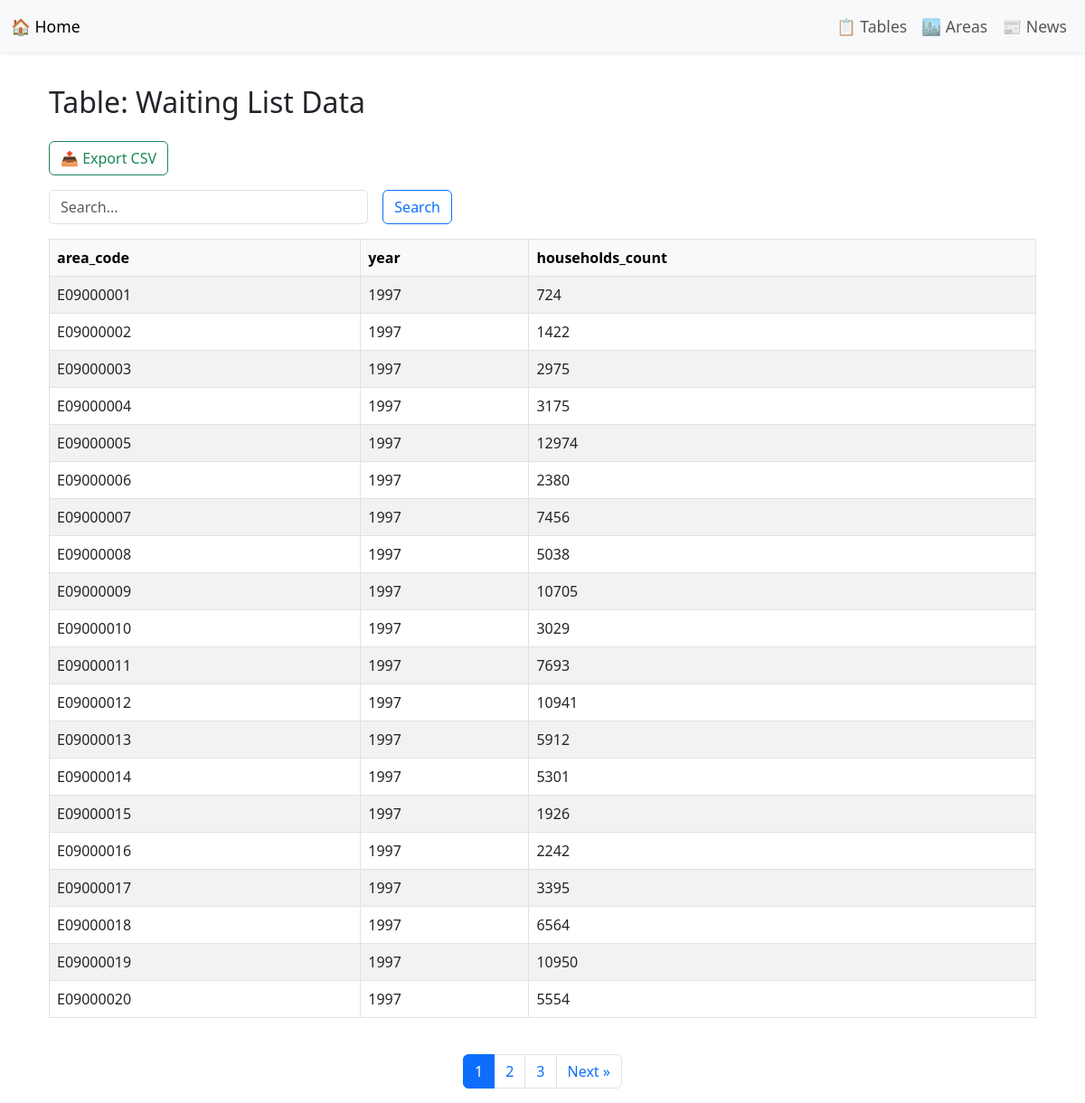
/data/Waiting_List_Data, run on the app's committed database.
### tables this page shows
CREATE TABLE "Waiting_List_Data" (
"area_code" TEXT,
  "year" INTEGER,
  "households_count" INTEGER
);

### coursework2_flask/flask_app/routes.py (the view)
@main.route("/data/<table_name>")
def show_table(table_name):
    page = int(request.args.get("page", 1))
    per_page = 20
    offset = (page - 1) * per_page
    search = request.args.get("search", "").strip()
    conn = get_connection()
    cursor = conn.cursor()
    try:
        if search:
            cursor.execute(f"PRAGMA table_info({table_name})")
            columns = [row["name"] for row in cursor.fetchall()]
            conditions = " OR ".join([f"{col} LIKE ?" for col in columns])
            query = f"SELECT * FROM {table_name} WHERE {conditions} LIMIT ? OFFSET ?"
            args = [f"%{search}%"] * len(columns) + [per_page, offset]
            count_query = f"SELECT COUNT(*) FROM {table_name} WHERE {conditions}"
            count_args = [f"%{search}%"] * len(columns)
        else:
            query = f"SELECT * FROM {table_name} LIMIT ? OFFSET ?"
            args = [per_page, offset]
            count_query = f"SELECT COUNT(*) FROM {table_name}"
            count_args = []
        cursor.execute(count_query, count_args)
        total_rows = cursor.fetchone()[0]
        total_pages = math.ceil(total_rows / per_page)
        cursor.execute(query, args)
        rows = cursor.fetchall()
        columns = [desc[0] for desc in cursor.description]
    except sqlite3.Error as e:
        flash(f"❌ Error loading table: {e}")
        return redirect(url_for("main.list_tables"))
    finally:
        conn.close()
    return render_template("data.html", table_name=table_name, rows=rows, columns=columns,
                           page=page, total_pages=total_pages, search=search)

### coursework2_flask/flask_app/routes.py (called while the page is built)
def get_connection():
    db_path = current_app.config["DB_PATH"]
    conn = sqlite3.connect(db_path)
    conn.row_factory = sqlite3.Row
    return conn

### coursework2_flask/flask_app/templates/data.html (shortened to what this page needs)
{% extends "base.html" %}
{% block content %}
<div class="container mt-4">
    <h2 class="mb-4">
         Table: {{ table_name.replace("_", " ") }}
    </h2>
    <div class="mb-3">
        <a href="{{ url_for('main.export_csv', table_name=table_name) }}" class="btn btn-outline-success">
            📤 Export CSV
        </a>
    </div>
    <form method="get" action="{{ url_for('main.show_table', table_name=table_name) }}" class="row g-3 mb-3">
        <div class="col-md-4">
            <input type="text" class="form-control" name="search" placeholder="Search..." value="{{ request.args.get('search', '') }}">
        </div>
        <div class="col-md-auto">
            <button type="submit" class="btn btn-outline-primary">Search</button>
        </div>
    </form>
    {% if rows %}
    <div class="table-responsive">
        <table class="table table-bordered table-striped table-hover">
            <thead class="table-light">
                <tr>
                    {% for col in columns %}
                    <th>{{ col }}</th>
                    {% endfor %}
                </tr>
            </thead>
            <tbody>
                {% for row in rows %}
                <tr>
                    {% for col in columns %}
                    <td>{{ row[col] }}</td>
                    {% endfor %}
                </tr>
                {% endfor %}
            </tbody>
        </table>
    </div>
    <nav class="mt-4">
        <ul class="pagination justify-content-center">
            {% for p in range(page-2, page+3) %}
            {% if 1 <= p <= total_pages %}
            <li class="page-item {% if p == page %}active{% endif %}">
                <a class="page-link" href="{{ url_for('main.show_table', table_name=table_name, page=p, search=request.args.get('search')) }}">{{ p }}</a>
            </li>
            {% endif %}
            {% endfor %}
            {% if page < total_pages %}
            <li class="page-item">
                <a class="page-link" href="{{ url_for('main.show_table', table_name=table_name, page=page+1, search=request.args.get('search')) }}">Next &raquo;</a>
            </li>
            {% endif %}
        </ul>
    </nav>
    {% else %}
    <div class="alert alert-warning">No data found for this table.</div>
    {% endif %}
</div>
{% endblock %}

### coursework2_flask/flask_app/templates/base.html (style rules this page uses)
body { padding-top: 70px; }

### data on the page
Waiting_List_Data: area_code "E09000001" "1997" "724"
Waiting_List_Data: area_code "E09000002" "1997" "1422"
Waiting_List_Data: area_code "E09000003" "1997" "2975"
Waiting_List_Data: area_code "E09000004" "1997" "3175"
Waiting_List_Data: area_code "E09000005" "1997" "12974"
Waiting_List_Data: area_code "E09000006" "1997" "2380"
Waiting_List_Data: area_code "E09000007" "1997" "7456"
Waiting_List_Data: area_code "E09000008" "1997" "5038"
Waiting_List_Data: area_code "E09000009" "1997" "10705"
Waiting_List_Data: area_code "E09000010" "1997" "3029"
Waiting_List_Data: area_code "E09000011" "1997" "7693"
Waiting_List_Data: area_code "E09000012" "1997" "10941"
Waiting_List_Data: area_code "E09000013" "1997" "5912"
Waiting_List_Data: area_code "E09000014" "1997" "5301"
Waiting_List_Data: area_code "E09000015" "1997" "1926"
Waiting_List_Data: area_code "E09000016" "1997" "2242"
Waiting_List_Data: area_code "E09000017" "1997" "3395"
Waiting_List_Data: area_code "E09000018" "1997" "6564"
Waiting_List_Data: area_code "E09000019" "1997" "10950"
Waiting_List_Data: area_code "E09000020" "1997" "5554"

### other printed values
{{ table_name.replace("_", " ") }} "Waiting List Data"
{{ col }} "area_code" "year" "households_count"
{{ p }} "1" "2" "3"
